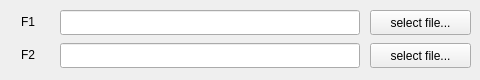
<?xml version="1.0" encoding="UTF-8"?>
<ui version="4.0">
 <class>widget_inputFiles_images</class>
 <widget class="QWidget" name="widget_inputFiles_images">
  <property name="geometry">
   <rect>
    <x>0</x>
    <y>0</y>
    <width>480</width>
    <height>80</height>
   </rect>
  </property>
  <widget class="QStackedWidget" name="stackedWidget">
   <property name="geometry">
    <rect>
     <x>0</x>
     <y>0</y>
     <width>480</width>
     <height>80</height>
    </rect>
   </property>
   <property name="currentIndex">
    <number>0</number>
   </property>
   <widget class="QWidget" name="page_File1_File2">
    <widget class="QPushButton" name="pushButton_selectFile2">
     <property name="geometry">
      <rect>
       <x>370</x>
       <y>43</y>
       <width>101</width>
       <height>25</height>
      </rect>
     </property>
     <property name="text">
      <string>select file...</string>
     </property>
    </widget>
    <widget class="QLabel" name="label_file2">
     <property name="geometry">
      <rect>
       <x>21</x>
       <y>46</y>
       <width>31</width>
       <height>17</height>
      </rect>
     </property>
     <property name="text">
      <string>F2</string>
     </property>
    </widget>
    <widget class="QLabel" name="label_file1">
     <property name="geometry">
      <rect>
       <x>21</x>
       <y>13</y>
       <width>31</width>
       <height>17</height>
      </rect>
     </property>
     <property name="text">
      <string>F1</string>
     </property>
    </widget>
    <widget class="QLineEdit" name="lineEdit_file2">
     <property name="geometry">
      <rect>
       <x>60</x>
       <y>43</y>
       <width>300</width>
       <height>25</height>
      </rect>
     </property>
    </widget>
    <widget class="QPushButton" name="pushButton_selectFile1">
     <property name="geometry">
      <rect>
       <x>370</x>
       <y>10</y>
       <width>101</width>
       <height>25</height>
      </rect>
     </property>
     <property name="text">
      <string>select file...</string>
     </property>
    </widget>
    <widget class="QLineEdit" name="lineEdit_file1">
     <property name="geometry">
      <rect>
       <x>60</x>
       <y>10</y>
       <width>300</width>
       <height>25</height>
      </rect>
     </property>
    </widget>
   </widget>
   <widget class="QWidget" name="page_FileAlone">
    <widget class="QPushButton" name="pushButton_selectFileAlone">
     <property name="geometry">
      <rect>
       <x>370</x>
       <y>10</y>
       <width>101</width>
       <height>25</height>
      </rect>
     </property>
     <property name="text">
      <string>select file...</string>
     </property>
    </widget>
    <widget class="QLineEdit" name="lineEdit_fileAlone">
     <property name="geometry">
      <rect>
       <x>22</x>
       <y>10</y>
       <width>338</width>
       <height>25</height>
      </rect>
     </property>
    </widget>
   </widget>
  </widget>
 </widget>
 <resources/>
 <connections/>
</ui>
